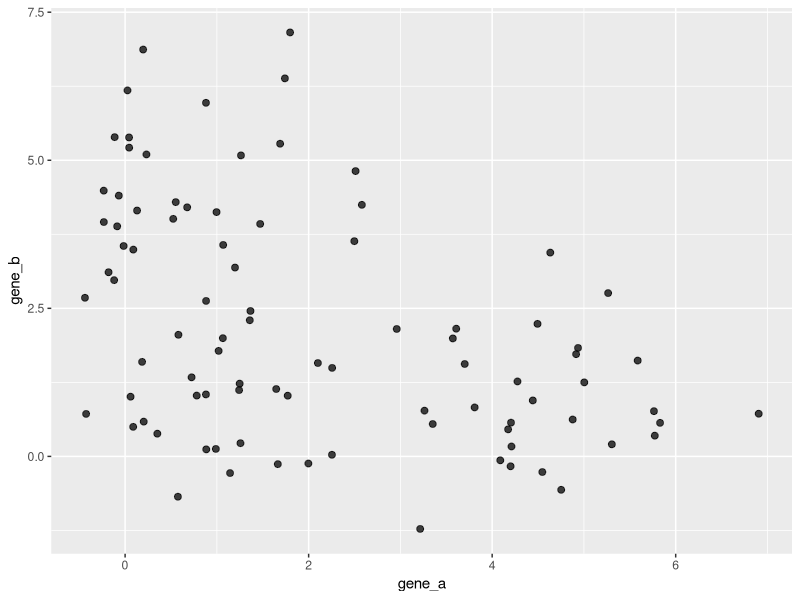
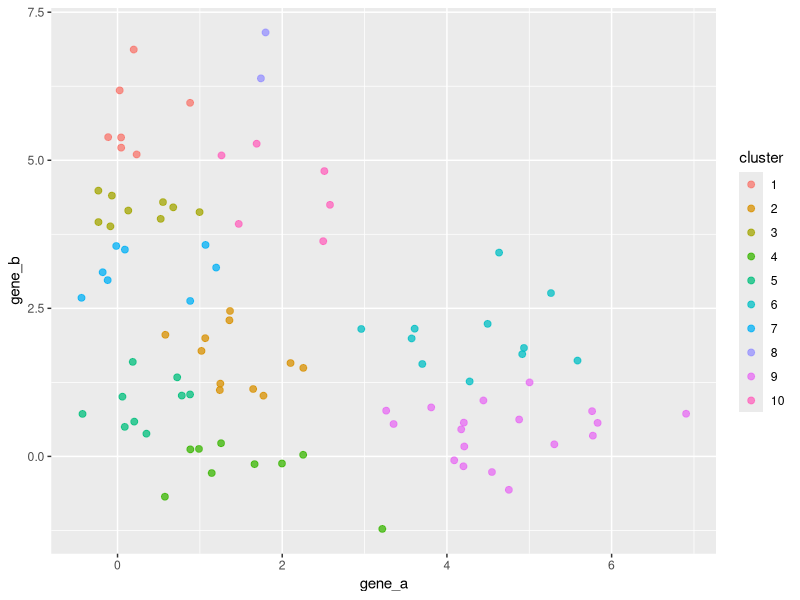
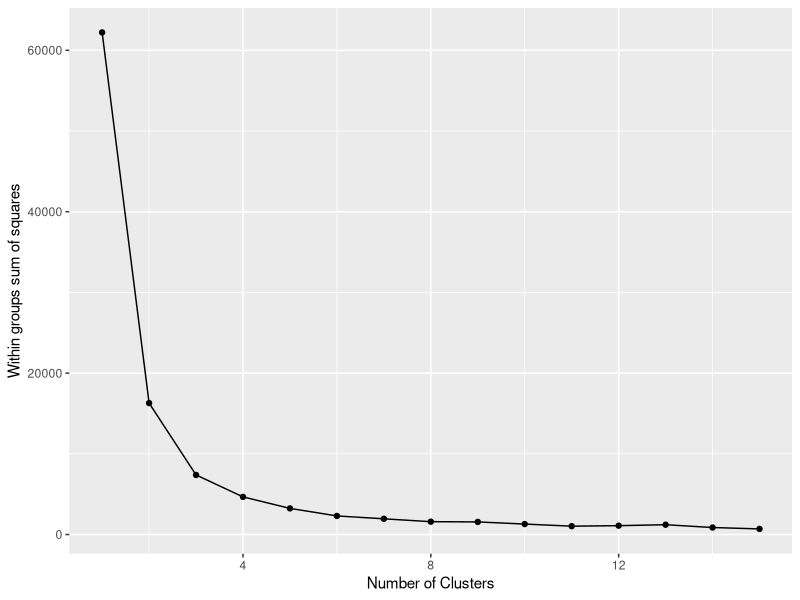
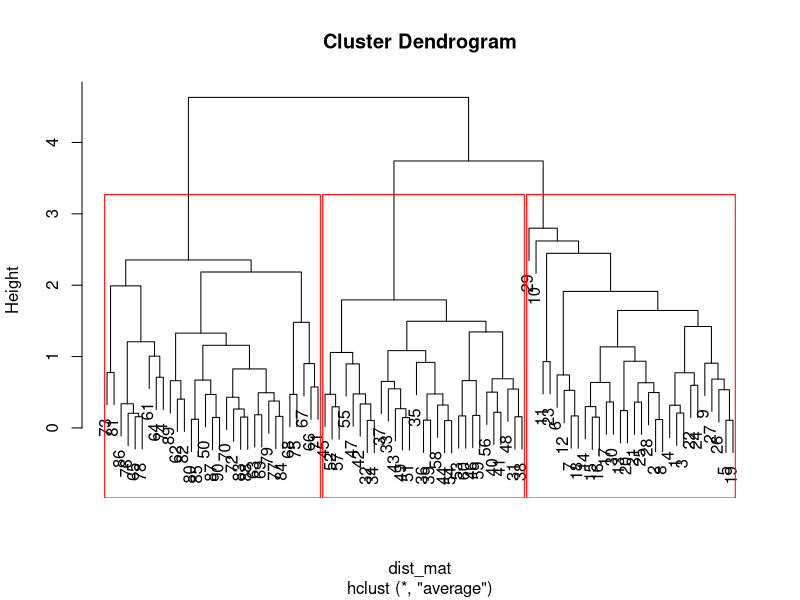
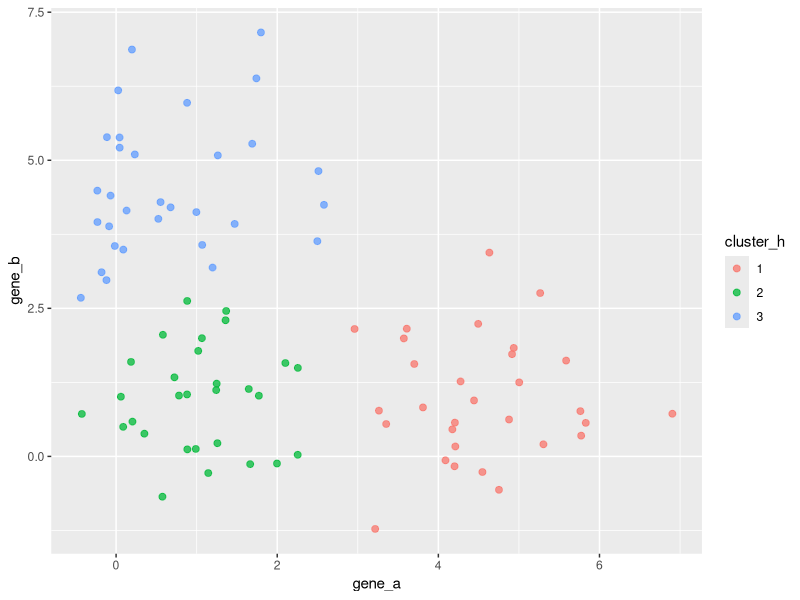
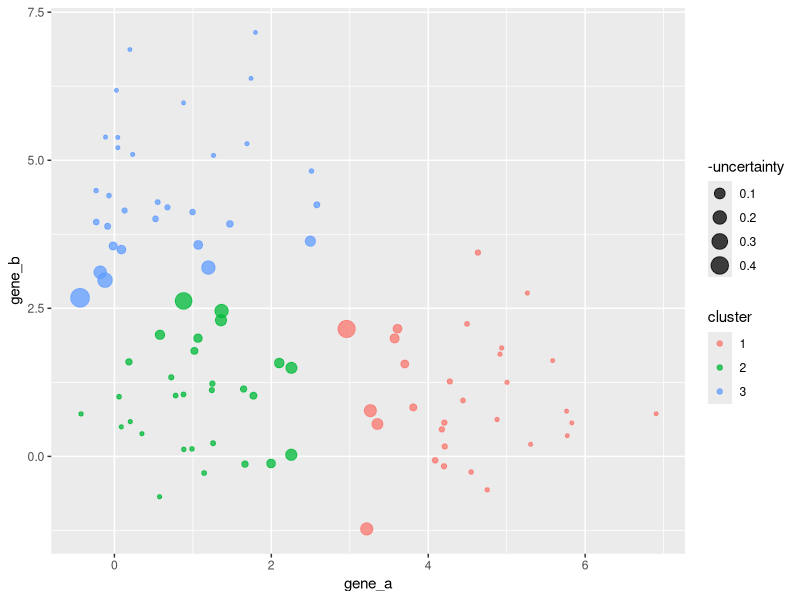

Write the R code that produced these figures, in order.
library(tidyverse)
library(mclust) 

# A quick refresher on native R clustering algorithms: https://www.statmethods.net/advstats/cluster.html

# Set the random seed
set.seed(0)

# Generate example data set
N = 30
U1 = 1
U2 = 4.5
gene_df = rbind(tibble(gene_a = rnorm(n=N, mean=U2), gene_b = rnorm(n=N, mean=U1), explant_id = seq(1, N), type = 1),
                tibble(gene_a = rnorm(n=N, mean=U1), gene_b = rnorm(n=N, mean=U1), explant_id = seq(N+1, 2*N), type = 2),
                tibble(gene_a = rnorm(n=N, mean=U1), gene_b = rnorm(n=N, mean=U2), explant_id = seq((2*N)+1, 3*N), type = 3))
gene_df$type = as.factor(gene_df$type)

ggplot(gene_df, aes(gene_a, gene_b)) +
  geom_point(size=2, alpha=0.75)

#-------------------------
# K-means clustering
#-------------------------
fit = gene_df %>%
  select(gene_a, gene_b) %>%
  kmeans(10) 

# Append cluster assignment
gene_df$cluster = as.factor(fit$cluster)

# Plot results
ggplot(gene_df, aes(gene_a, gene_b, group=cluster)) +
  geom_point(size=2, alpha=0.75, aes(color=cluster))

# How many clusters should we pass to the k-means algorithm?

#-------------------------
# Determine an appropriate 
# number of clusters for the
# data
#-------------------------
kmeans_wss <- Vectorize(function(c){
  return(sum(kmeans(gene_df, centers=c)$withinss))
})

cluster_fit = tibble(num_centers=1:15) %>%
  mutate(wss = kmeans_wss(num_centers), diff_wss = wss - lag(wss))

ggplot(cluster_fit, aes(num_centers, wss)) +
  geom_point() +
  geom_line() +
  labs(x="Number of Clusters",
       y="Within groups sum of squares") 

#-------------------------
# Hierarchical clustering
#-------------------------
# Calculate distance between all observations
dist_mat = gene_df %>%
  select(gene_a, gene_b) %>%
  dist(method = "euclidean") 

# Cluster closest first, then work outwards
hfit = hclust(dist_mat, method="average") 
plot(hfit) 

# Append cluster assignment
groups = cutree(hfit, k=3) 
gene_df$cluster_h = as.factor(groups)

rect.hclust(hfit, k=3, border="red")

# Plot results
ggplot(gene_df, aes(gene_a, gene_b, group=cluster_h)) +
  geom_point(size=2, alpha=0.75, aes(color=cluster_h))


#-------------------------
# EM Clustering
# http://rstudio-pubs-static.s3.amazonaws.com/154174_78c021bc71ab42f8add0b2966938a3b8.html
#-------------------------
em_fit = fit = gene_df %>%
  select(gene_a, gene_b) %>%
  Mclust(G=3)

# Append cluster assignment
gene_df$cluster = as.factor(em_fit$classification)
gene_df$uncertainty = -em_fit$uncertainty

# Plot results
ggplot(gene_df, aes(gene_a, gene_b, group=cluster)) +
  geom_point(alpha=0.75, aes(color=cluster, size=-uncertainty))
